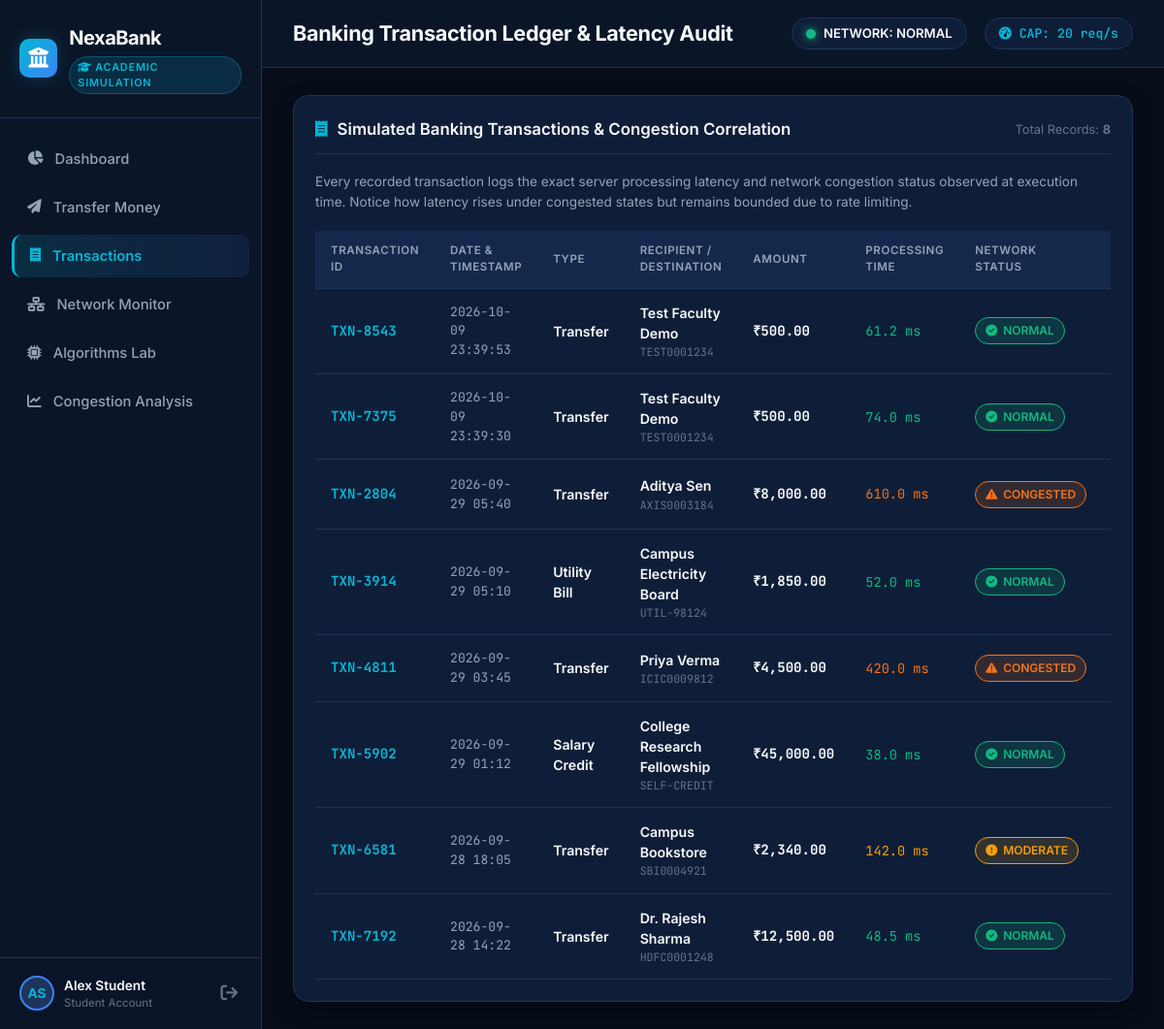
The page /transactions (signed in) on the database its author committed.
### tables this page shows
CREATE TABLE users (
        id INTEGER PRIMARY KEY AUTOINCREMENT,
        username TEXT UNIQUE NOT NULL,
        password TEXT NOT NULL,
        full_name TEXT NOT NULL,
        account_number TEXT NOT NULL,
        balance REAL NOT NULL
    );

CREATE TABLE transactions (
        id INTEGER PRIMARY KEY AUTOINCREMENT,
        tx_id TEXT UNIQUE NOT NULL,
        timestamp TEXT NOT NULL,
        tx_type TEXT NOT NULL,
        recipient TEXT NOT NULL,
        account_dest TEXT NOT NULL,
        amount REAL NOT NULL,
        processing_time_ms REAL NOT NULL,
        network_status TEXT NOT NULL,
        status TEXT NOT NULL
    );

### app.py (the view)
@app.route("/transactions")
def transactions():
    if not is_authenticated():
        return redirect(url_for("login"))
    user = database.get_user_profile("student")
    all_txs = database.get_recent_transactions(limit=50)
    return render_template("transactions.html", user=user, transactions=all_txs)

### app.py (called while the page is built)
def is_authenticated():
    return session.get("logged_in") is True

### database.py (called while the page is built)
def get_db_connection():
    conn = sqlite3.connect(DB_PATH)
    conn.row_factory = sqlite3.Row
    return conn

def get_user_profile(username='student'):
    conn = get_db_connection()
    user = conn.execute("SELECT * FROM users WHERE username = ?", (username,)).fetchone()
    conn.close()
    return dict(user) if user else None

def get_recent_transactions(limit=15):
    conn = get_db_connection()
    rows = conn.execute("SELECT * FROM transactions ORDER BY id DESC LIMIT ?", (limit,)).fetchall()
    conn.close()
    return [dict(r) for r in rows]

### templates/transactions.html (shortened to what this page needs)
{% extends "base.html" %}
{% block header_title %}Banking Transaction Ledger & Latency Audit{% endblock %}
{% block content %}
<div class="card">
    <div class="card-header">
        <div class="card-title">
            <i class="fa-solid fa-receipt" style="color: var(--accent-cyan);"></i>
            <span>Simulated Banking Transactions & Congestion Correlation</span>
        </div>
        <div style="font-size: 0.8rem; color: var(--text-muted);">
            Total Records: <strong>{{ transactions|length }}</strong>
        </div>
    </div>
    <p style="font-size: 0.85rem; color: var(--text-secondary); margin-bottom: 20px;">
        Every recorded transaction logs the exact server processing latency and network congestion status observed at execution time. Notice how latency rises under congested states but remains bounded due to rate limiting.
    </p>
    <div class="table-responsive">
        <table class="custom-table">
            <thead>
                <tr>
                    <th>Transaction ID</th>
                    <th>Date & Timestamp</th>
                    <th>Type</th>
                    <th>Recipient / Destination</th>
                    <th>Amount</th>
                    <th>Processing Time</th>
                    <th>Network Status</th>
                    <th>Transaction Status</th>
                </tr>
            </thead>
            <tbody>
                {% for tx in transactions %}
                <tr>
                    <td style="font-family: var(--font-mono); font-weight: 700; color: var(--accent-cyan);">
                        {{ tx.tx_id }}
                    </td>
                    <td style="font-size: 0.82rem; color: var(--text-secondary); font-family: var(--font-mono);">
                        {{ tx.timestamp }}
                    </td>
                    <td>
                        <span style="font-weight: 600;">{{ tx.tx_type }}</span>
                    </td>
                    <td>
                        <div style="font-weight: 600;">{{ tx.recipient }}</div>
                        <div style="font-size: 0.72rem; color: var(--text-muted); font-family: var(--font-mono);">{{ tx.account_dest }}</div>
                    </td>
                    <td style="font-family: var(--font-mono); font-weight: 700;">
                        ₹{{ "{:,.2f}".format(tx.amount) }}
                    </td>
                    <td style="font-family: var(--font-mono); font-size: 0.85rem;">
                        <span style="color: {% if tx.processing_time_ms < 100 %}var(--status-normal){% elif tx.processing_time_ms < 400 %}var(--status-moderate){% else %}var(--status-congested){% endif %};">
                            {{ tx.processing_time_ms }} ms
                        </span>
                    </td>
                    <td>
                        {% if tx.network_status == 'NORMAL' %}
                            <span class="badge badge-normal"><i class="fa-solid fa-circle-check"></i> NORMAL</span>
                        {% elif tx.network_status == 'MODERATE' %}
                            <span class="badge badge-moderate"><i class="fa-solid fa-circle-exclamation"></i> MODERATE</span>
                        {% elif tx.network_status == 'CONGESTED' %}
                            <span class="badge badge-congested"><i class="fa-solid fa-triangle-exclamation"></i> CONGESTED</span>
                        {% else %}
                            <span class="badge badge-critical"><i class="fa-solid fa-radiation"></i> CRITICAL</span>
                        {% endif %}
                    </td>
                    <td>
                    </td>
                </tr>
                {% endfor %}
            </tbody>
        </table>
    </div>
</div>
{% endblock %}

### templates/base.html (shortened to what this page needs)
<!DOCTYPE html>
<html lang="en">
<head>
    <link rel="stylesheet" href="https://cdnjs.cloudflare.com/ajax/libs/font-awesome/6.4.0/css/all.min.css">
    <link rel="stylesheet" href="{{ url_for('static', filename='css/style.css') }}">
</head>
<body>
    <div class="app-container">
        <aside class="sidebar">
            <div class="brand-section">
                <a href="{{ url_for('dashboard') }}" class="brand-logo">
                    <div class="logo-icon">
                        <i class="fa-solid fa-building-columns"></i>
                    </div>
                    <div class="brand-text">
                        <h1>NexaBank</h1>
                        <span class="academic-badge"><i class="fa-solid fa-graduation-cap"></i> Academic Simulation</span>
                    </div>
                </a>
            </div>
            <ul class="nav-links">
                <li class="nav-item {% if request.endpoint == 'dashboard' %}active{% endif %}">
                    <a href="{{ url_for('dashboard') }}">
                        <i class="fa-solid fa-chart-pie"></i>
                        <span>Dashboard</span>
                    </a>
                </li>
                <li class="nav-item {% if request.endpoint == 'transfer' %}active{% endif %}">
                    <a href="{{ url_for('transfer') }}">
                        <i class="fa-solid fa-paper-plane"></i>
                        <span>Transfer Money</span>
                    </a>
                </li>
                <li class="nav-item {% if request.endpoint == 'transactions' %}active{% endif %}">
                    <a href="{{ url_for('transactions') }}">
                        <i class="fa-solid fa-receipt"></i>
                        <span>Transactions</span>
                    </a>
                </li>
                <li class="nav-item {% if request.endpoint == 'network_monitor' %}active{% endif %}">
                    <a href="{{ url_for('network_monitor') }}">
                        <i class="fa-solid fa-network-wired"></i>
                        <span>Network Monitor</span>
                    </a>
                </li>
                <li class="nav-item {% if request.endpoint == 'algorithms' %}active{% endif %}">
                    <a href="{{ url_for('algorithms') }}">
                        <i class="fa-solid fa-microchip"></i>
                        <span>Algorithms Lab</span>
                    </a>
                </li>
                <li class="nav-item {% if request.endpoint == 'analysis' %}active{% endif %}">
                    <a href="{{ url_for('analysis') }}">
                        <i class="fa-solid fa-chart-line"></i>
                        <span>Congestion Analysis</span>
                    </a>
                </li>
            </ul>
            <div class="sidebar-user">
                <div class="user-info">
                    <div class="user-avatar">
                        AS
                    </div>
                    <div class="user-details">
                        <div class="user-name">{{ session.get('full_name', 'Alex Student') }}</div>
                        <div class="user-role">Student Account</div>
                    </div>
                </div>
                <a href="{{ url_for('logout') }}" class="logout-btn" title="Sign Out">
                    <i class="fa-solid fa-arrow-right-from-bracket"></i>
                </a>
            </div>
        </aside>
        <div class="main-wrapper">
            <header class="topbar">
                <div class="page-title">
                    <h2>{% block header_title %}Overview{% endblock %}</h2>
                </div>
                <div class="topbar-right">
                    <div class="live-status-pill">
                        <span id="nav-pulse-dot" class="pulse-dot"></span>
                        <span id="nav-status-text">NETWORK: NORMAL</span>
                    </div>
                    <div class="live-status-pill" style="font-family: var(--font-mono); color: var(--accent-cyan);">
                        <i class="fa-solid fa-gauge-high"></i>
                        <span id="nav-capacity-text">CAP: 20 req/s</span>
                    </div>
                </div>
            </header>
            <main class="content-area">
                {% block content %}{% endblock %}
            </main>
        </div>
    </div>
</body>
</html>

### rows shown on the page
users: get "Alex Student"
transactions: tx_id "TXN-8543", timestamp "2026-10-09 23:39:53", tx_type "Transfer", recipient "Test Faculty Demo", account_dest "TEST0001234", amount "500.00", processing_time_ms "61.2", network_status "NORMAL" (drawn)
transactions: tx_id "TXN-7375", timestamp "2026-10-09 23:39:30", tx_type "Transfer", recipient "Test Faculty Demo", account_dest "TEST0001234", amount "500.00", processing_time_ms "74.0", network_status "NORMAL" (drawn)
transactions: tx_id "TXN-2804", timestamp "2026-09-29 05:40", tx_type "Transfer", recipient "Aditya Sen", account_dest "AXIS0003184", amount "8,000.00", processing_time_ms "610.0", network_status "CONGESTED" (drawn)
transactions: tx_id "TXN-3914", timestamp "2026-09-29 05:10", tx_type "Utility Bill", recipient "Campus Electricity Board", account_dest "UTIL-98124", amount "1,850.00", processing_time_ms "52.0", network_status "NORMAL" (drawn)
transactions: tx_id "TXN-4811", timestamp "2026-09-29 03:45", tx_type "Transfer", recipient "Priya Verma", account_dest "ICIC0009812", amount "4,500.00", processing_time_ms "420.0", network_status "CONGESTED" (drawn)
transactions: tx_id "TXN-5902", timestamp "2026-09-29 01:12", tx_type "Salary Credit", recipient "College Research Fellowship", account_dest "SELF-CREDIT", amount "45,000.00", processing_time_ms "38.0", network_status "NORMAL" (drawn)
transactions: tx_id "TXN-6581", timestamp "2026-09-28 18:05", tx_type "Transfer", recipient "Campus Bookstore", account_dest "SBI0004921", amount "2,340.00", processing_time_ms "142.0", network_status "MODERATE" (drawn)
transactions: tx_id "TXN-7192", timestamp "2026-09-28 14:22", tx_type "Transfer", recipient "Dr. Rajesh Sharma", account_dest "HDFC0001248", amount "12,500.00", processing_time_ms "48.5", network_status "NORMAL" (drawn)

### other values the page prints
{{ transactions|length }} "8"
